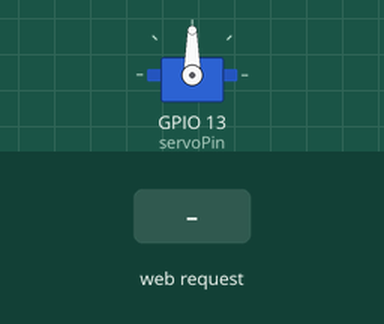
This sketch was run on a simulated ESP32. On the bench: servo. The test bench sets the inputs (shaded band). WiFi joins after 1.5 s; servers stay silent unless stated; what the sketch prints to the serial monitor is not drawn.

Above: at 3.2 s.
3.3 s: HTTP request GET /servo?speed=120 received
At 4.0 s:
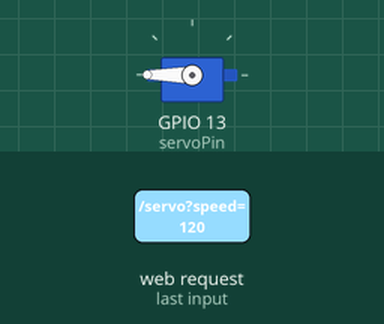
4.8 s: HTTP request GET /servo?speed=1 received
At 5.1 s:
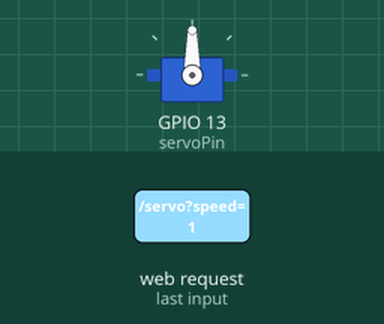
Timing chart, 0 to 7.8 s (numbered marks = the images above; inputs shaded):
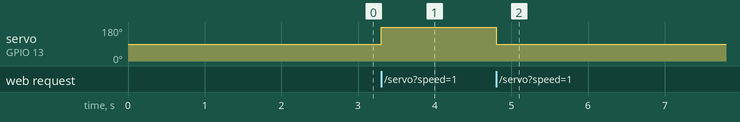

The sketch:

Wifi_Servo_Control.ino
```cpp
#include <WiFi.h>
#include <WebServer.h>
#include <ESP32Servo.h>
// Replace with your network credentials
const char* ssid     = "DESKTOP-3BIVQBF 6844";
const char* password = "501,u46U";

// Create a Servo object
Servo servo;

// Servo pin
const int servoPin = 13;

// Define the stop position for the servo (you may need to adjust this)
const int SERVO_STOP = 90;

// Create an instance of the server
WebServer server(80);

// Create webpage layout using html and javascript
void handleRoot() {
  String html = "<html><head><style>body { background-color: #303030; font-family: Arial, Helvetica, sans-serif; color: #f0f0f0; }.slider { width: 100%; }.output { width: 100%; text-align: center; margin: 25px 0; font-size: 2em; }</style><script>function setSpeed() {var speed = document.getElementById('a').value;document.getElementById('o').value = speed;var xhttp = new XMLHttpRequest();xhttp.open('GET', '/servo?speed=' + speed, true);xhttp.send();}</script></head><body><h2>ESP32 Servo Control</h2><p>Move the slider to control the servo speed:</p><form><input id='a' type='range' min='-90' max='90' value='0' class='slider' oninput='setSpeed()' onchange='setSpeed()'><output id='o'>0</output></form></body></html>";
  server.send(200, "text/html", html);
}

void handleServo() {
  String message;
  if (server.hasArg("speed")) {
    message = server.arg("speed");
    int speed = message.toInt();
    if(speed == 0)
      servo.write(SERVO_STOP); // Stop
    else if(speed > 0)
      servo.write(map(speed, 1, 90, SERVO_STOP, 180)); // Forward
    else if(speed < 0)
      servo.write(map(abs(speed), 1, 90, SERVO_STOP, 0)); // Reverse
  }
  else {
    message = "No message sent";
  }
  server.send(200, "text/plain", "Servo speed set to: " + message);
}

void setup(){
  // Serial port for debugging purposes
  Serial.begin(115200);

  // Connect to Wi-Fi
  WiFi.begin(ssid, password);
  while (WiFi.status() != WL_CONNECTED) {
    delay(1000);
    Serial.println("Connecting to WiFi...");
  }
  Serial.println(WiFi.localIP());

  // attach servo
  servo.attach(servoPin);

  // Route for root / web page
  server.on("/", handleRoot);

  // send a GET request to <ESP_IP>/servo?speed=<servo_speed>
  server.on("/servo", handleServo);

  // Start the server
  server.begin();
}

void loop(){
  server.handleClient();
}
```

Measured:
- after the input at 3.3 s, servo on GPIO 13 (servoPin): 90° → 180° at once
- after the input at 4.8 s, servo on GPIO 13 (servoPin): 180° → 90° at once
